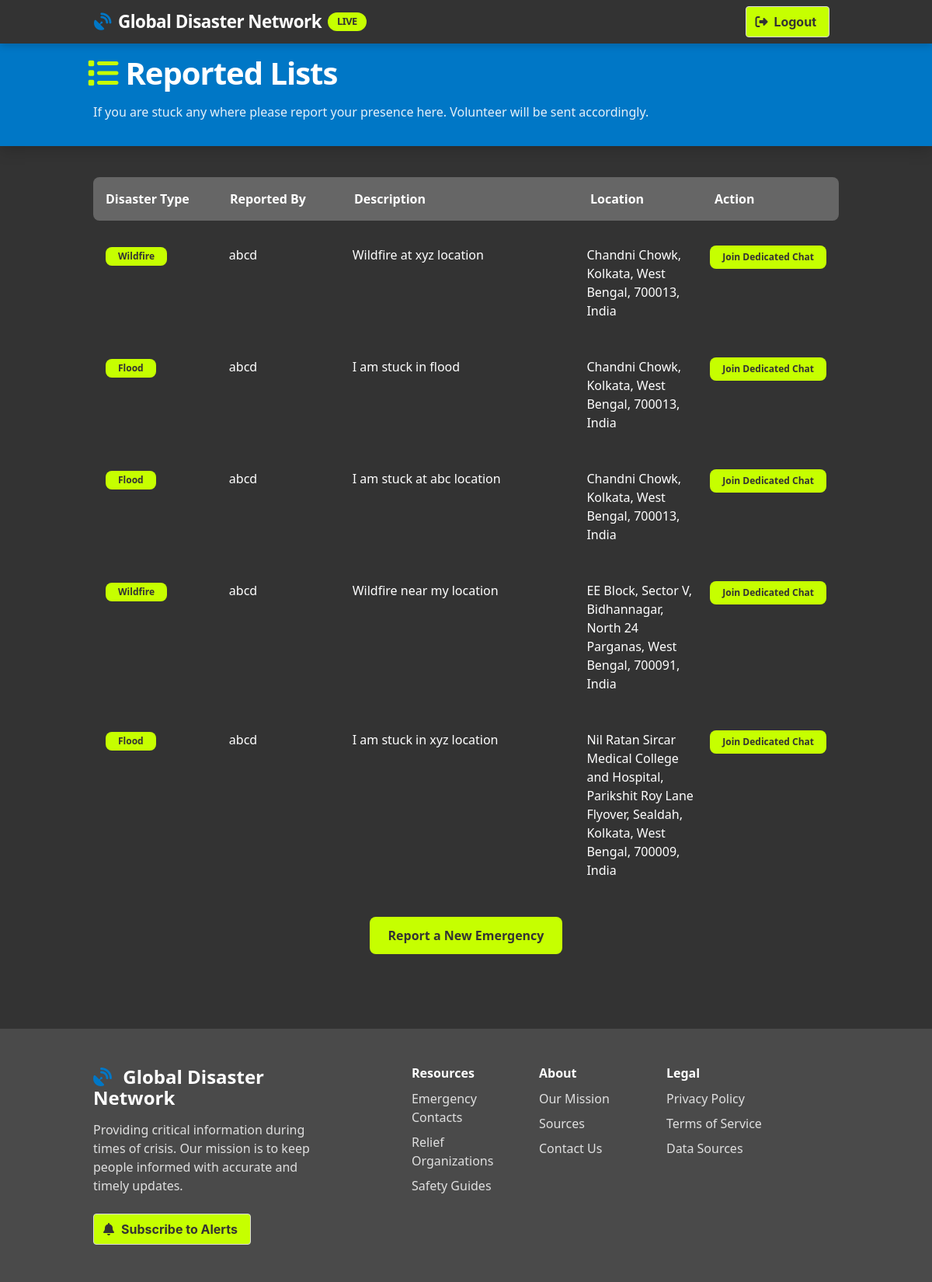
Page /community/report-list/ (signed in) on the committed database.
### community/models.py (models this page shows, shortened)
class EmergencyReport(models.Model):
    DISASTER_TYPES = (
        ('flood', 'Flood'),
        ('wildfire', 'Wildfire'),
        ('storm', 'Storm'),
        ('earthquake', 'Earthquake'),
        ('volcanic_eruption', 'Volcanic Eruption'),
        ('drought', 'Drought'),
    )
    user = models.ForeignKey(User, on_delete=models.CASCADE)
    disaster_type = models.CharField(max_length=50, choices=DISASTER_TYPES)
    description = models.TextField()
    location = models.CharField(max_length=255, null=True, blank=True)  # Manually entered location
    latitude = models.FloatField(null=True, blank=True)  # Live location latitude
    longitude = models.FloatField(null=True, blank=True)  # Live location longitude
    reported_at = models.DateTimeField(default=timezone.now)
    is_active = models.BooleanField(default=True)

### community/views.py (the view)
# urls.py: path('report-list/', views.report_list, name='report_list'),
@login_required
def report_list(request):
    time_threshold = timezone.now() - timedelta(hours=24)
    active_reports = EmergencyReport.objects.filter(
        reported_at__gte=time_threshold,
        is_active=True
    ).order_by('-reported_at')
    return render(request, 'community/report_list.html', {
        'active_reports': active_reports
    })

### community/templates/community/report_list.html (shortened to what this page needs)
{% extends 'community/base.html' %}
{% block content %}
<section class="dashboard-header">
  <div class="container">
    <h1 class="dashboard-title">
      <span class="icon mr-2" style="color: var(--lime);">
        <i class="fas fa-list"></i>
      </span>
      Reported Lists
    </h1>
    <p class="dashboard-subtitle">If you are stuck any where please report your presence here. Volunteer will be sent accordingly.</p>
  </div>
</section>
<section class="section" style="margin-top: -2.5rem;">
  <div class="container">
    <div class="active-reports">
      <div class="report-table-header" style="display: grid; grid-template-columns: 1fr 1fr 2fr 1fr 1fr; gap: 1rem; padding: 1rem; background-color: var(--dark-lighter); border-radius: 8px; margin-bottom: 1rem; color: var(--white);">
        <div><strong style="color: var(--white);">Disaster Type</strong></div>
        <div><strong style="color: var(--white);">Reported By</strong></div>
        <div><strong style="color: var(--white);">Description</strong></div>
        <div><strong style="color: var(--white);">Location</strong></div>
        <div><strong style="color: var(--white);">Action</strong></div>
      </div>
      <div class="report-table-body">
        {% if active_reports %}
          {% for report in active_reports %}
        <div class="report-row" style="display: grid; grid-template-columns: 1fr 1fr 2fr 1fr 1fr; gap: 1rem; padding: 1rem; {% if forloop.zero %}background-color: var(--dark-lighter);{% endif %} border-radius: 8px; margin-bottom: 1rem; transition: transform 0.3s ease, box-shadow 0.3s ease;">
          <div>
            <span class="tag" style="background-color: var(--lime); color: var(--dark); padding: 0.5rem 1rem; border-radius: 8px; font-weight: bold;">
          {{ report.disaster_type|title }}
            </span>
          </div>
          <div>
            {{ report.user.username }}
          </div>
          <div>
            {{ report.description }}
          </div>
          <div>
            {% if report.location %}
          {{ report.location }}
            {% else %}
          Not provided
            {% endif %}
          </div>
              <div style="text-align: center;">
                <a href="{% url 'disaster_chat' report.id %}" class="button is-lime is-small" style="background-color: var(--lime); color: var(--dark); border: none; border-radius: 8px; padding: 0.5rem 1rem; font-weight: bold; transition: transform 0.3s ease, background-color 0.3s ease;">
                  Join Dedicated Chat
                </a>
              </div>
            </div>
          {% endfor %}
        {% else %}
          <p class="has-text-white">No active emergency reports.</p>
        {% endif %}
      </div>
    </div>
    <div class="button-container" style="display: flex; justify-content: center; gap: 1rem; margin-top: 2rem;">
      <a href="{% url 'emergency_report' %}" class="report-new-button" style="background-color: var(--lime); color: var(--dark); font-weight: bold; border: none; border-radius: 8px; padding: 0.75rem 1.5rem; transition: transform 0.3s ease, background-color 0.3s ease;">
      Report a New Emergency
      </a>
    </div>
  </div>
</section>
{% endblock content %}

### community/templates/community/base.html (shortened to what this page needs)
<!DOCTYPE html>
<html lang="en">
<head>
  <link rel="stylesheet" href="https://cdnjs.cloudflare.com/ajax/libs/bulma/0.9.4/css/bulma.min.css">
  <link rel="stylesheet" href="https://cdnjs.cloudflare.com/ajax/libs/font-awesome/6.4.0/css/all.min.css">
</head>
<body>
  <nav class="navbar is-fixed-top" role="navigation" aria-label="main navigation">
    <div class="container">
      <div class="navbar-brand">
        <a class="navbar-item" href="{% url 'home' %}">
          <span class="icon mr-2" style="color: var(--blue);">
        <i class="fas fa-satellite-dish"></i>
          </span>
          Global Disaster Network
          <span class="alert-badge">LIVE</span>
        </a>
      </div>
      <div class="navbar-end">
        <div class="navbar-item">
          <form method="POST" action="{% url 'logout' %}">
            <button class="button is-lime" type="submit">
              <span class="icon"><i class="fas fa-sign-out-alt"></i></span>
              <span>Logout</span>
            </button>
          </form>
        </div>
      </div>
    </div>
  </nav>
  {% block content %}
  {% endblock content %}
  <footer class="footer">
    <div class="container">
      <div class="columns">
        <div class="column is-4">
          <h3 class="title is-4 has-text-weight-bold mb-4" style="color: var(--white);">
            <span class="icon mr-2" style="color: var(--blue);">
              <i class="fas fa-satellite-dish"></i>
            </span>
            Global Disaster Network
          </h3>
          <p class="mb-3">Providing critical information during times of crisis. Our mission is to keep people informed with accurate and timely updates.</p>
          <button class="button is-lime mt-3">
            <span class="icon"><i class="fas fa-bell"></i></span>
            <span>Subscribe to Alerts</span>
          </button>
        </div>
        <div class="column is-2 is-offset-1">
          <h4 class="title is-6 has-text-weight-bold mb-3">Resources</h4>
          <ul>
            <li class="mb-2"><a href="#">Emergency Contacts</a></li>
            <li class="mb-2"><a href="#">Relief Organizations</a></li>
            <li class="mb-2"><a href="#">Safety Guides</a></li>
          </ul>
        </div>
        <div class="column is-2">
          <h4 class="title is-6 has-text-weight-bold mb-3">About</h4>
          <ul>
            <li class="mb-2"><a href="#">Our Mission</a></li>
            <li class="mb-2"><a href="#">Sources</a></li>
            <li class="mb-2"><a href="#">Contact Us</a></li>
          </ul>
        </div>
        <div class="column is-2">
          <h4 class="title is-6 has-text-weight-bold mb-3">Legal</h4>
          <ul>
            <li class="mb-2"><a href="#">Privacy Policy</a></li>
            <li class="mb-2"><a href="#">Terms of Service</a></li>
            <li class="mb-2"><a href="#">Data Sources</a></li>
          </ul>
        </div>
      </div>
    </div>
  </footer>
</body>
</html>

### community/templates/community/base.html (style rules this page uses)
:root { --blue: #0077C6; --blue-dark: #005d9c; --blue-light: #3a99de; --dark: #333333; --dark-light: #4a4a4a; --dark-lighter: #666666; --lime: #C6FF00; --lime-dark: #a2cc00; --white: #ffffff; --gray-light: #e0e0e0; }
body { background-color: var(--dark); color: var(--white); min-height: 100vh; font-family: 'Poppins', 'Segoe UI', Tahoma, Geneva, Verdana, sans-serif; }
.navbar { background-color: var(--dark); box-shadow: 0 2px 10px rgba(0, 0, 0, 0.2); }
.navbar-brand .navbar-item { font-weight: 700; font-size: 1.4rem; color: var(--white); letter-spacing: -0.5px; }
.alert-badge { background-color: var(--lime); color: var(--dark); border-radius: 12px; padding: 2px 12px; font-size: 0.8rem; margin-left: 8px; font-weight: bold; animation: pulse 2s infinite; }
.dashboard-header { background: var(--blue); padding: 4rem 1.5rem 2rem; margin-bottom: 2rem; box-shadow: 0 4px 20px rgba(0, 0, 0, 0.2); }
.dashboard-title { color: white; font-weight: 800; letter-spacing: -1px; margin-bottom: 0.5rem; font-size: 2.5rem; }
.dashboard-subtitle { color: rgba(255, 255, 255, 0.9); font-weight: 400; max-width: 800px; }
.footer { background-color: var(--dark-light); color: var(--gray-light); padding: 3rem 1.5rem; margin-top: 3rem; }
.footer a { color: var(--gray-light); transition: color 0.2s ease; }
.footer h4 { color: var(--white) !important; }
.button.is-lime { background-color: var(--lime); color: var(--dark); font-weight: bold; }

### rows in the picture
EmergencyReport: disaster_type "Wildfire", user.username "abcd", description "Wildfire at xyz location", location "Chandni Chowk, Kolkata, West Bengal, 700013, India"
EmergencyReport: disaster_type "Flood", user.username "abcd", description "I am stuck in flood", location "Chandni Chowk, Kolkata, West Bengal, 700013, India"
EmergencyReport: disaster_type "Flood", user.username "abcd", description "I am stuck at abc location", location "Chandni Chowk, Kolkata, West Bengal, 700013, India"
EmergencyReport: disaster_type "Wildfire", user.username "abcd", description "Wildfire near my location", location "EE Block, Sector V, Bidhannagar, North 24 Parganas, West Bengal, 700091, India"
EmergencyReport: disaster_type "Flood", user.username "abcd", description "I am stuck in xyz location", location "Nil Ratan Sircar Medical College and Hospital, Parikshit Roy Lane Flyover, Sealdah, Kolkata, West Bengal, 700009, India"
